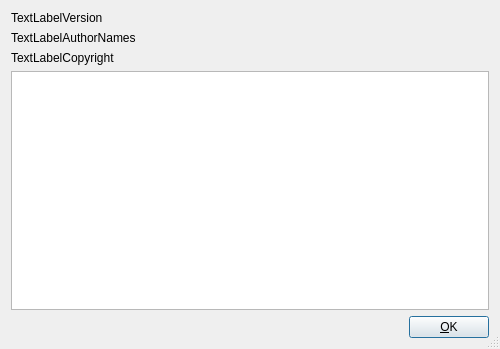
<?xml version="1.0" encoding="UTF-8"?>
<ui version="4.0">
 <class>CAboutDlgBase</class>
 <widget class="QDialog" name="CAboutDlgBase">
  <property name="geometry">
   <rect>
    <x>0</x>
    <y>0</y>
    <width>500</width>
    <height>349</height>
   </rect>
  </property>
  <property name="sizePolicy">
   <sizepolicy hsizetype="Preferred" vsizetype="Preferred">
    <horstretch>0</horstretch>
    <verstretch>0</verstretch>
   </sizepolicy>
  </property>
  <property name="windowTitle">
   <string>About Dream</string>
  </property>
  <property name="windowIcon">
   <iconset resource="res/icons.qrc">
    <normaloff>:/icons/MainIcon.png</normaloff>:/icons/MainIcon.png</iconset>
  </property>
  <property name="sizeGripEnabled">
   <bool>true</bool>
  </property>
  <layout class="QVBoxLayout">
   <item>
    <widget class="QLabel" name="TextLabelVersion">
     <property name="sizePolicy">
      <sizepolicy hsizetype="Expanding" vsizetype="Preferred">
       <horstretch>0</horstretch>
       <verstretch>0</verstretch>
      </sizepolicy>
     </property>
     <property name="text">
      <string>TextLabelVersion</string>
     </property>
     <property name="wordWrap">
      <bool>false</bool>
     </property>
    </widget>
   </item>
   <item>
    <layout class="QHBoxLayout">
     <property name="spacing">
      <number>6</number>
     </property>
     <property name="margin">
      <number>0</number>
     </property>
     <item>
      <layout class="QVBoxLayout">
       <property name="spacing">
        <number>6</number>
       </property>
       <property name="margin">
        <number>0</number>
       </property>
       <item>
        <widget class="QLabel" name="TextLabelAuthorNames">
         <property name="text">
          <string>TextLabelAuthorNames</string>
         </property>
         <property name="wordWrap">
          <bool>false</bool>
         </property>
        </widget>
       </item>
       <item>
        <widget class="QLabel" name="TextLabelCopyright">
         <property name="text">
          <string>TextLabelCopyright</string>
         </property>
         <property name="wordWrap">
          <bool>false</bool>
         </property>
        </widget>
       </item>
      </layout>
     </item>
     <item>
      <spacer name="Spacer10">
       <property name="orientation">
        <enum>Qt::Horizontal</enum>
       </property>
       <property name="sizeType">
        <enum>QSizePolicy::Expanding</enum>
       </property>
       <property name="sizeHint" stdset="0">
        <size>
         <width>20</width>
         <height>20</height>
        </size>
       </property>
      </spacer>
     </item>
     <item>
      <widget class="QLabel" name="PixmapLabelDreamLogo">
       <property name="sizePolicy">
        <sizepolicy hsizetype="Fixed" vsizetype="Fixed">
         <horstretch>0</horstretch>
         <verstretch>0</verstretch>
        </sizepolicy>
       </property>
       <property name="pixmap">
        <pixmap resource="res/icons.qrc">:/icons/LogoSmall.png</pixmap>
       </property>
       <property name="scaledContents">
        <bool>false</bool>
       </property>
       <property name="wordWrap">
        <bool>false</bool>
       </property>
      </widget>
     </item>
    </layout>
   </item>
   <item>
    <widget class="QTextBrowser" name="textBrowser"/>
   </item>
   <item>
    <layout class="QHBoxLayout">
     <property name="spacing">
      <number>6</number>
     </property>
     <property name="margin">
      <number>0</number>
     </property>
     <item>
      <spacer name="Spacer12">
       <property name="orientation">
        <enum>Qt::Horizontal</enum>
       </property>
       <property name="sizeType">
        <enum>QSizePolicy::Expanding</enum>
       </property>
       <property name="sizeHint" stdset="0">
        <size>
         <width>20</width>
         <height>20</height>
        </size>
       </property>
      </spacer>
     </item>
     <item>
      <widget class="QPushButton" name="buttonOk">
       <property name="text">
        <string>&amp;OK</string>
       </property>
       <property name="autoDefault">
        <bool>true</bool>
       </property>
       <property name="default">
        <bool>true</bool>
       </property>
      </widget>
     </item>
    </layout>
   </item>
  </layout>
 </widget>
 <resources>
  <include location="res/icons.qrc"/>
 </resources>
 <connections>
  <connection>
   <sender>buttonOk</sender>
   <signal>clicked()</signal>
   <receiver>CAboutDlgBase</receiver>
   <slot>accept()</slot>
   <hints>
    <hint type="sourcelabel">
     <x>20</x>
     <y>20</y>
    </hint>
    <hint type="destinationlabel">
     <x>20</x>
     <y>20</y>
    </hint>
   </hints>
  </connection>
 </connections>
</ui>
